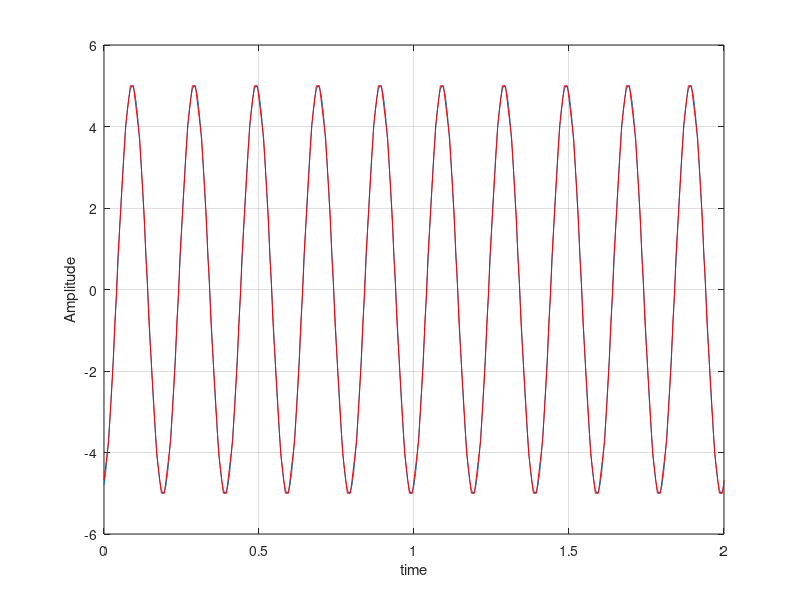
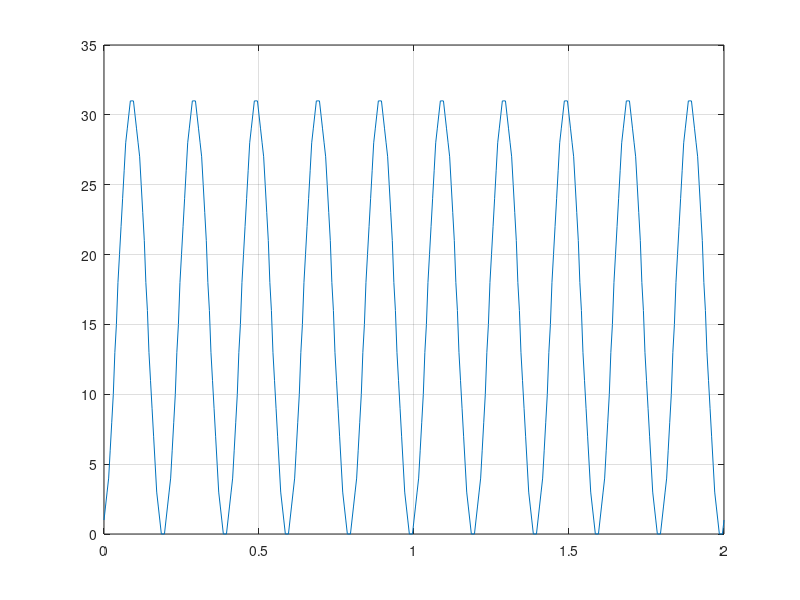
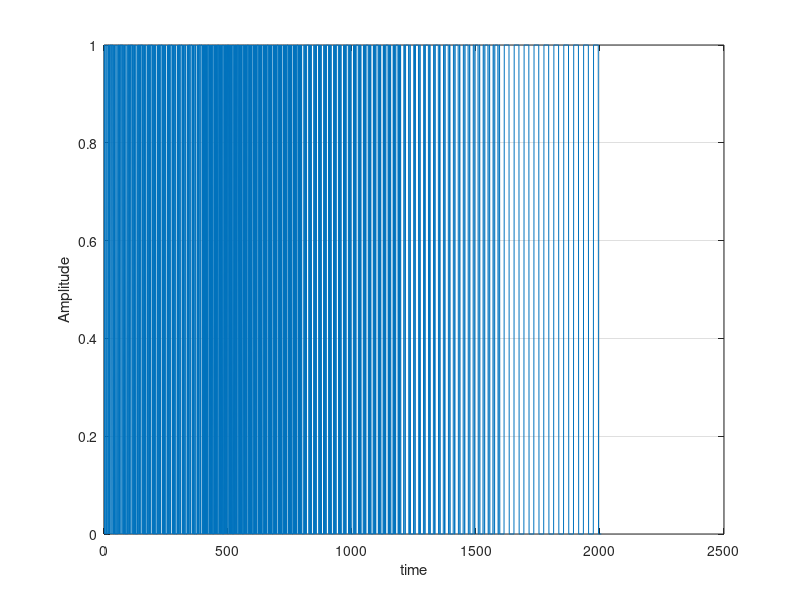
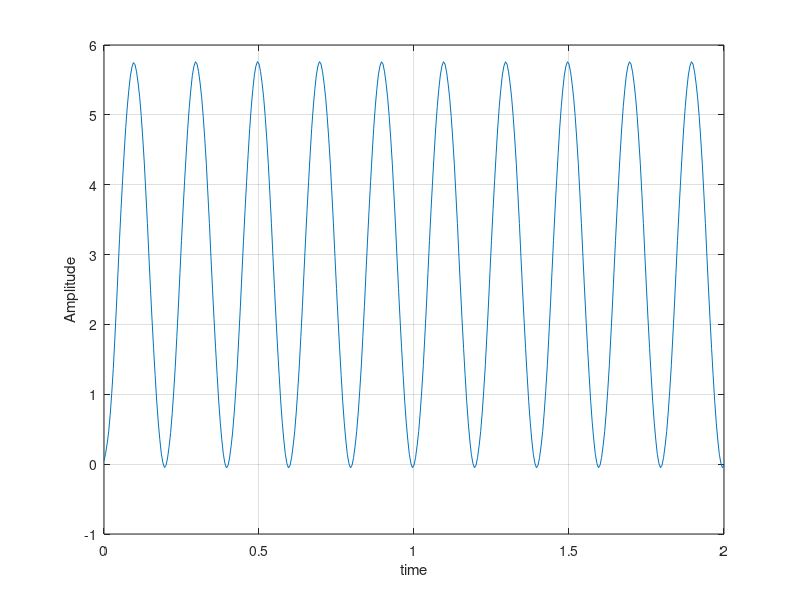

Recreate these plots in MATLAB, in order.
clc
close all
clear all
fm = input('fm = ')
am = input('am = ')
phase = input('phase = ')
fs1 = 40*fm;
t = 0:1/fs1:10/fm;
min = -am;
max = am;
m = am*sin(2*pi*fm*t+phase);
n = input('Nubmer of Bits to represent the signal = ')
L = 2^n;
ss = 2*am/(L-1);
delta = ss/2;
p = zeros(1,length(t));
l = zeros(1,length(t));

for i = 1:length(t)
    for k = -1:L-2
        if((m(i)>(min+k*ss+delta))&&(m(i)<min+(k+1)*ss+delta))
            p(i) = min+(k+1)*ss;
            l(i) = (k+1);
         end
    end
end
% subplot(1,2,1)
u = de2bi(l);
b = u(:); 
plot(t,m)
ylabel('Amplitude')
xlabel('time')
grid on
hold on
% subplot(1,2,2)
plot(t,p,'r')
grid on
ylabel('Amplitude')
xlabel('time')
figure 
plot(t,l)
grid on

figure 
plot(b)
ylabel('Amplitude')
xlabel('time')
grid on

wc=2*pi*fm/fs1;
nn=0:1:200;
h=sinc(nn*wc)*wc/pi;
y = filter(h,1,l);
figure 
plot(t,y)
ylabel('Amplitude')
xlabel('time')
% plot(h)
grid on


T_sqnr = var(m)/((ss^2)/12)
P_sqnr = var(m)/var(m-p) 

